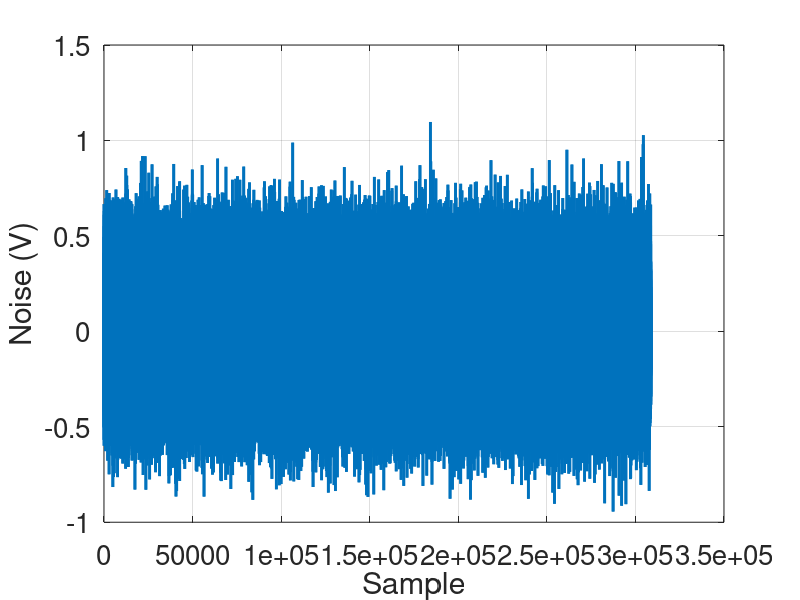
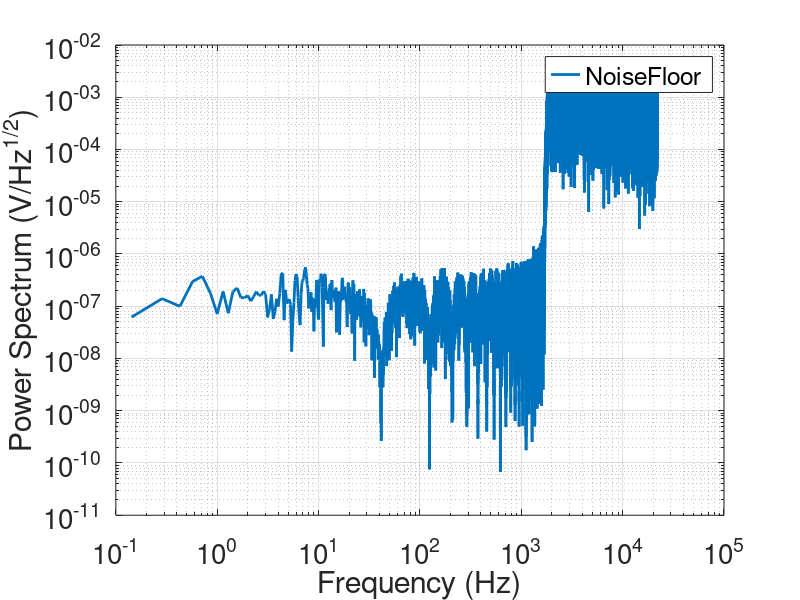
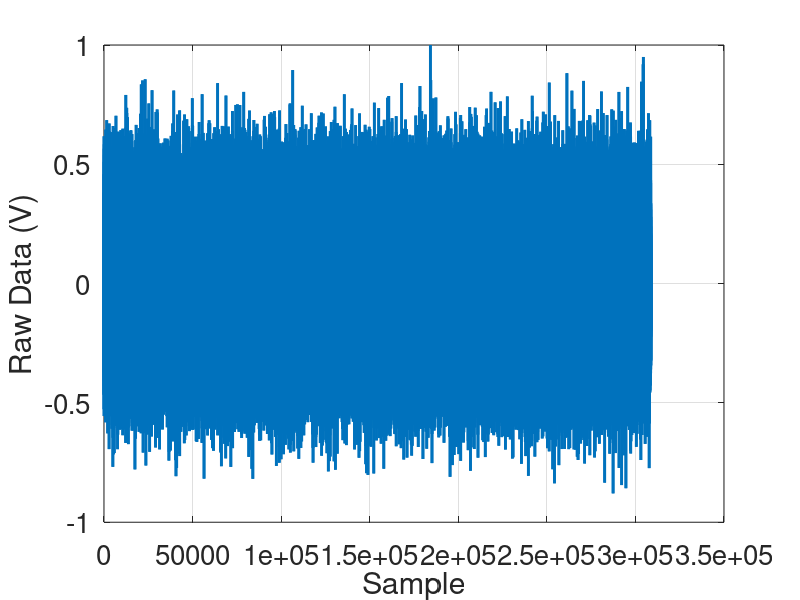
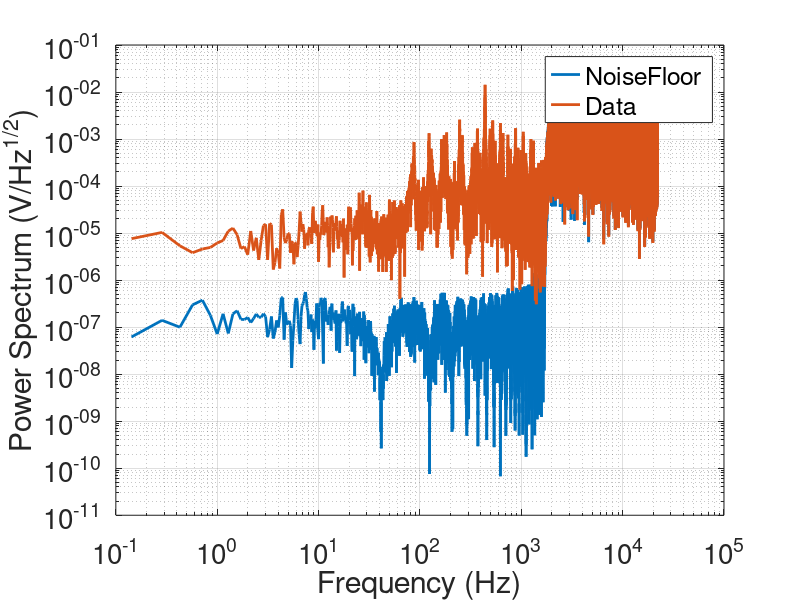

Recreate these plots in MATLAB, in order. (Note: this script raises an error after producing the figures.)
% 功率谱估计可以用于评估仪器噪声在频带内的分布，为数据滤波提供依据
% 示例数据说明：
%    test-data-01 --- 假设的某录音设备噪声本底
%    test-data-02 --- 上述录音设备录制的某音频

%%
set(groot,'DefaultLineLineWidth',2)
set(groot,'DefaultAxesFontSize',20)
set(groot,'DefaultFigureColor','w')

clear;clc
close all

%% 导入噪声本底数据
load('test-data-01.mat')

figure('Name','Noise')
plot(xn)
grid on
xlabel('Sample')
ylabel('Noise (V)')

nfft = length(xn);
win = hanning(nfft);
[pxn,f] = periodogram(xn,win,'oneside',nfft,fs);

figure('Name','NoisePSD')
loglog(f,sqrt(pxn),'DisplayName','NoiseFloor')
grid on
legend
xlabel('Frequency (Hz)')
ylabel('Power Spectrum (V/Hz^{1/2})')

%% 导入录音数据
load('test-data-02.mat')

figure('Name','Data')
plot(data)
grid on
xlabel('Sample')
ylabel('Raw Data (V)')

[pdat,f] = periodogram(data,win,'oneside',nfft,fs);

figure('Name','DataPSD')
loglog(f,sqrt(pxn),'DisplayName','NoiseFloor')
hold on
grid on
loglog(f,sqrt(pdat),'DisplayName','Data')
legend
xlabel('Frequency (Hz)')
ylabel('Power Spectrum (V/Hz^{1/2})')

% sound(data,fs)

%% 滤波
filter_data = bandpass(data,[20 1500],fs);

figure('Name','Data')
plot(filter_data)
grid on
xlabel('Sample')
ylabel('Filtered Data (V)')

[pfilt,f] = periodogram(filter_data,win,'oneside',nfft,fs);

figure('Name','DataPSD')
loglog(f,sqrt(pxn),'DisplayName','NoiseFloor')
hold on
grid on
loglog(f,sqrt(pdat),'DisplayName','Data')
loglog(f,sqrt(pfilt),'DisplayName','FilteredData')
legend
xlabel('Frequency (Hz)')
ylabel('Power Spectrum (V/Hz^{1/2})')

% sound(filter_data,fs)